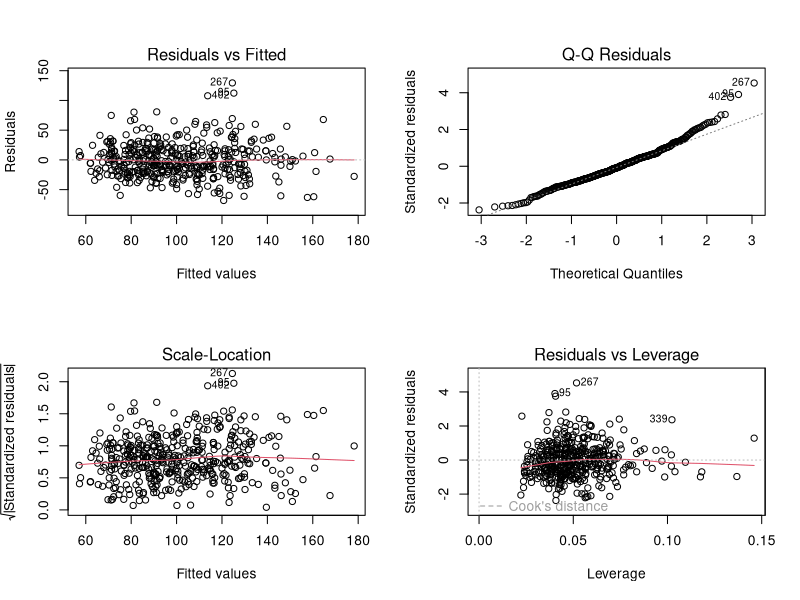
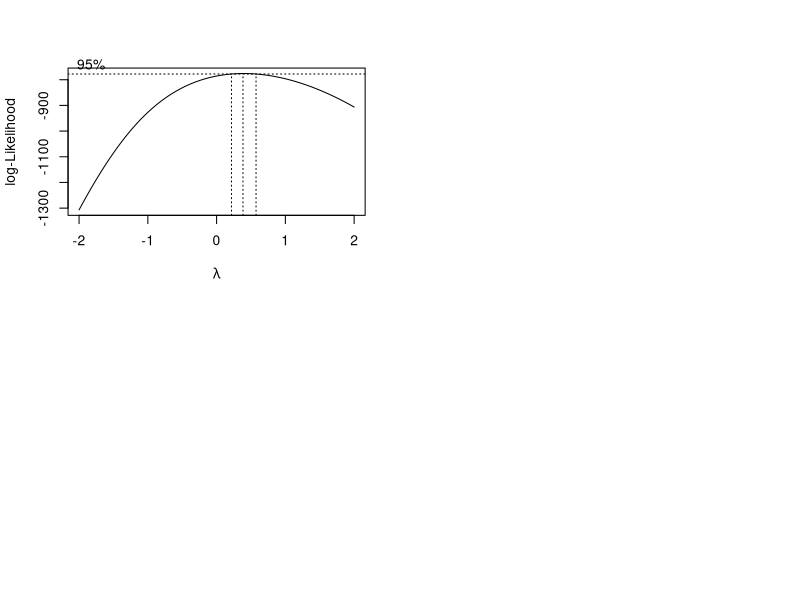
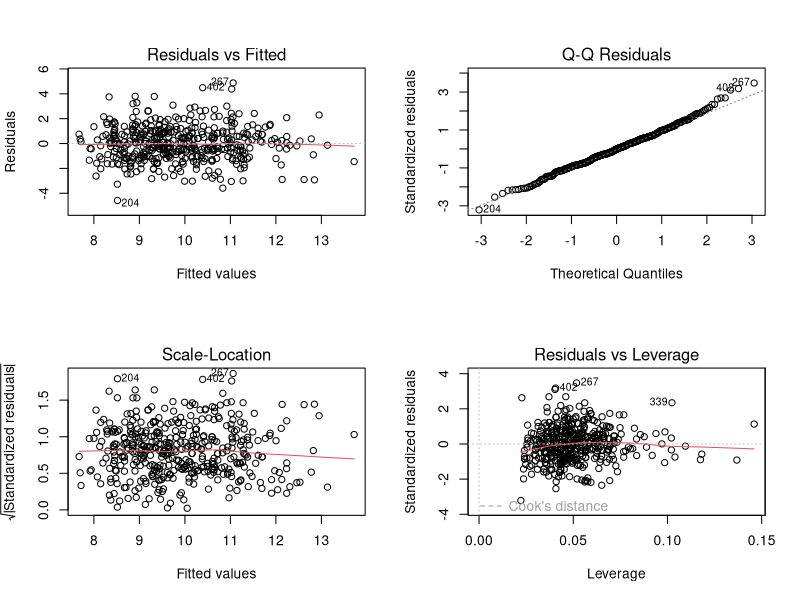
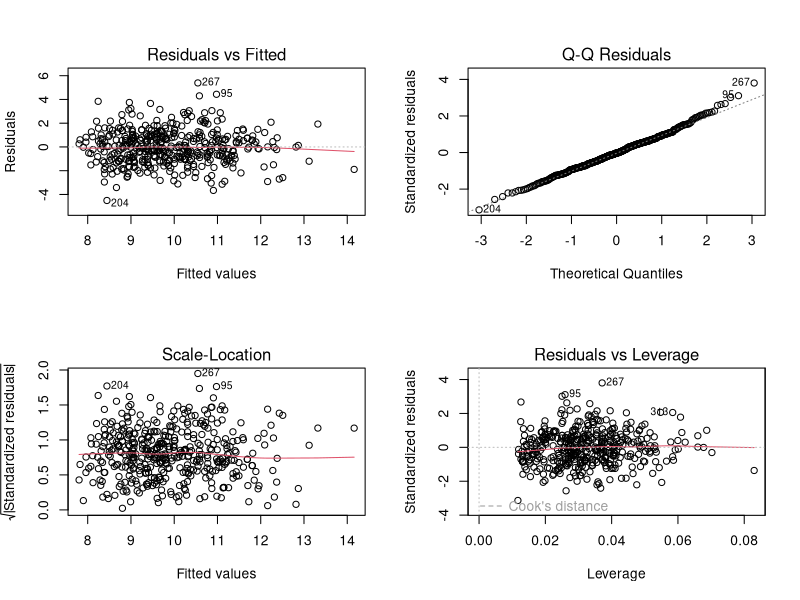
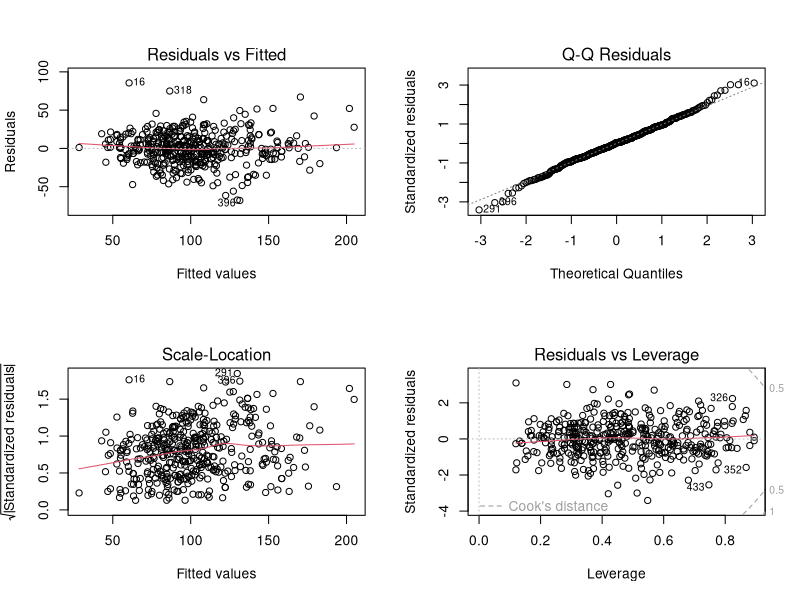
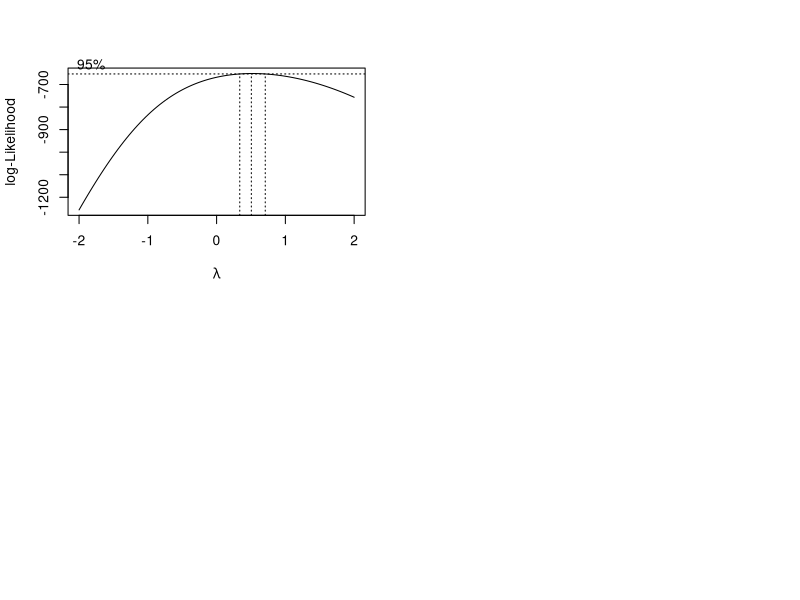
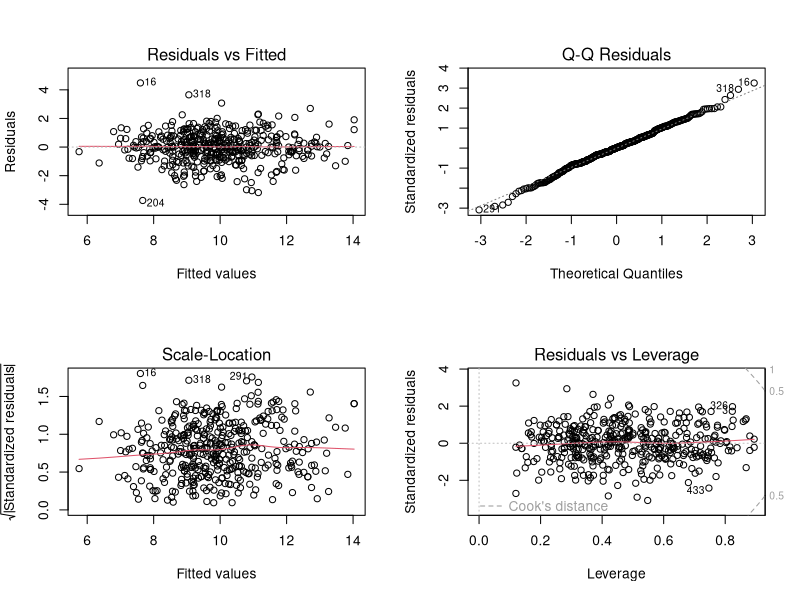
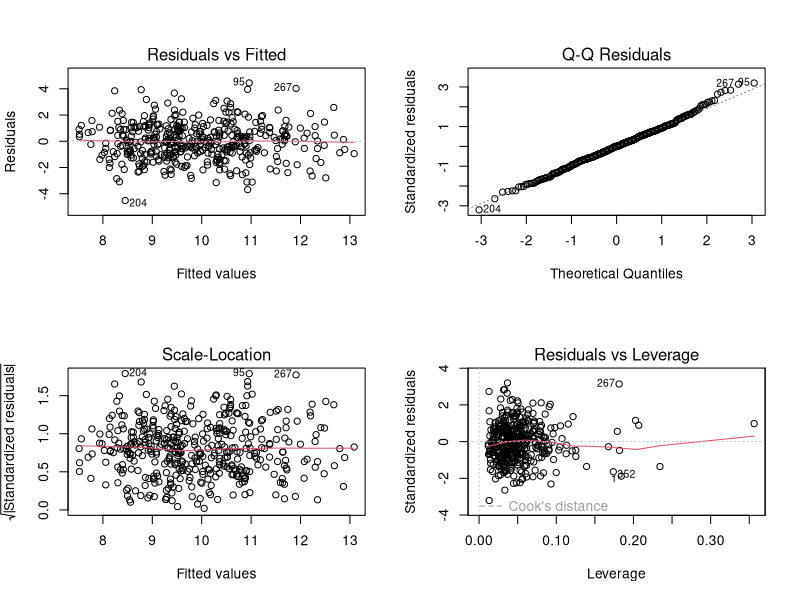

Write the R code that produced these figures, in order.
## ---- chunk 1
knitr::opts_chunk$set(echo = FALSE)
## ---- chunk 2
library(MASS)
library(leaps)
## ---- chunk 3
# import data 
df = read.csv('data/data_clean.csv')
# remove 'job_location' column
df = df[-4]

head(df)
## ---- chunk 4
# change categorical variables to R Factors
df$size = as.factor(df$size)
df$python = as.factor(df$python)
df$visual_software = as.factor(df$visual_software)
df$ML_software = as.factor(df$ML_software)
df$spark = as.factor(df$spark)
df$aws = as.factor(df$aws)
df$excel = as.factor(df$excel)
df$sql = as.factor(df$sql)
df$sas = as.factor(df$sas)
df$hadoop = as.factor(df$hadoop)
df$degree = as.factor(df$degree)
df$in_CA = as.factor(df$in_CA)
df$senior_status = as.factor(df$senior_status)
## ---- chunk 5
#Fit First order model with full data
model1 = lm(avg_salary_k~., data=df)
summary(model1)
## ---- chunk 6
# Model diagnostics
par(mfrow=c(2, 2))
plot(model1)
## ---- chunk 7
boxcox(model1, data=df)
## ---- chunk 8
#create new dataset called df_sqrtY with sqrt(Y) as avg_salary_k
df_sqrtY = df
df_sqrtY$avg_salary_k = sqrt(df$avg_salary_k)
## ---- chunk 9
model1_sqrt = lm(avg_salary_k~., data=df_sqrtY)
summary(model1_sqrt)
## ---- chunk 10
# model diagnostics
par(mfrow=c(2, 2))
plot(model1_sqrt)
## ---- chunk 11
fit0 = lm(avg_salary_k~1, data=df_sqrtY)
step.aic = stepAIC(fit0, scope=list(upper=model1_sqrt, lower=fit0), trace=FALSE)
step.aic$anova
## ---- chunk 12
# fit the selected model
model1_sqrt_aic = lm(avg_salary_k ~ senior_status + in_CA + python + degree + visual_software + 
    age + rating + sas + aws + ML_software + excel + hadoop, data=df_sqrtY)
summary(model1_sqrt_aic)
## ---- chunk 13
# model diagnostics
par(mfrow=c(2, 2))
plot(model1_sqrt_aic)
## ---- chunk 14
# Second order interaction model
model2 = lm(avg_salary_k~(.)^2, data=df)
summary(model2)
## ---- chunk 15
# model diagnostics
par(mfrow=c(2, 2))
plot(model2)
## ---- chunk 16
boxcox(model2, data=df)
## ---- chunk 17
# Second order interaction model
model2_sqrt = lm(avg_salary_k~(.)^2, data=df_sqrtY)
summary(model2_sqrt)
## ---- chunk 18
# model diagnostics
par(mfrow=c(2, 2))
plot(model2_sqrt)
## ---- chunk 19
fit0 = lm(avg_salary_k~1, data=df_sqrtY)
step.aic = stepAIC(fit0, scope=list(upper=model2_sqrt, lower=fit0), trace=FALSE)
step.aic$anova
## ---- chunk 20
# fit selected model
model2_sqrt_aic = lm(avg_salary_k ~ senior_status + in_CA + python + degree + visual_software + 
    age + rating + sas + aws + ML_software + hadoop + sql + python:aws + 
    in_CA:ML_software + age:ML_software + age:rating + python:rating + 
    visual_software:hadoop + python:hadoop + sas:sql, data=df_sqrtY)
summary(model2_sqrt_aic)
## ---- chunk 21
# model diagnostics
par(mfrow=c(2, 2))
plot(model2_sqrt_aic)
## ---- chunk 22
#Bonferonni outlier test
require(car)
# return 
outlierTest(model2_sqrt_aic,cutoff=0.05,nmax=15)
## ---- chunk 23
#Cook's distance
library(base)
Cookvalue=4/(length(df_sqrtY$avg_salary_k*summary(model2_sqrt_aic)$df[2])) #Cook's distance threshold model 2
paste("Cook's distance value is :", Cookvalue)
## ---- chunk 24
cooks.distance(model2_sqrt_aic)[204] #Cook's distance for our outlier from the Bonferonni test
## ---- chunk 25
# check for points outlying in X
leverage = influence(model2_sqrt_aic)$hat # leverage values
list=leverage[leverage > 2*length(model2_sqrt_aic$coefficients)/length(model2_sqrt_aic$residuals)] #outliers in X
list
## ---- chunk 26
#Cook's distance
Cooks_distances=cooks.distance(model2_sqrt_aic)[attributes(list)$names] #
High_influence_vars=Cooks_distances[Cooks_distances>Cookvalue]
High_influence_vars
## ---- chunk 27
# remove outliers from df_sqrtY and create new df_out
df_out = df_sqrtY[-c(as.numeric(attributes(High_influence_vars)$names)), ]
head(df_out)
## ---- chunk 28
model2_sqrt_aic_out = lm(avg_salary_k ~ senior_status + in_CA + python + degree + visual_software + 
    age + rating + sas + aws + ML_software + hadoop + sql + python:aws + 
    in_CA:ML_software + age:ML_software + age:rating + python:rating + 
    visual_software:hadoop + python:hadoop + sas:sql, data = df_out)
summary(model2_sqrt_aic_out)
## ---- chunk 29
par(mfrow=c(2, 2))
plot(model2_sqrt_aic_out)
## ---- chunk 30
model3 = lm(avg_salary_k~(.)^2, data = df_out)
summary(model3)
## ---- chunk 31
par(mfrow=c(2, 2))
plot(model3)
## ---- chunk 32
fit0 = lm(avg_salary_k~1, data=df_out)
step.aic = stepAIC(fit0, scope=list(upper=model3, lower=fit0), trace=FALSE)
step.aic$anova
## ---- chunk 33
model3_aic = lm(avg_salary_k ~ senior_status + in_CA + python + visual_software + 
    degree + rating + sas + age + ML_software + aws + hadoop + 
    sql + in_CA:ML_software + age:ML_software + python:aws + 
    rating:hadoop + visual_software:hadoop + python:hadoop + 
    sas:ML_software, data=df_out)
summary = summary(model3_aic)
summary
## ---- chunk 34
par(mfrow=c(2, 2))
plot(model3_aic)
## ---- chunk 35
#Confidence Interval
Estimate = summary$coefficients[,1]
n=length(df_out$avg_salary_k)
s=summary$coefficients[,2]
margin = s*qt(0.975,df=n-2)
Lower_Bound = Estimate-s
Upper_Bound =Estimate+s
Confidence_Intervals=round(cbind(Lower_Bound,Estimate,Upper_Bound),3)
Confidence_Intervals
